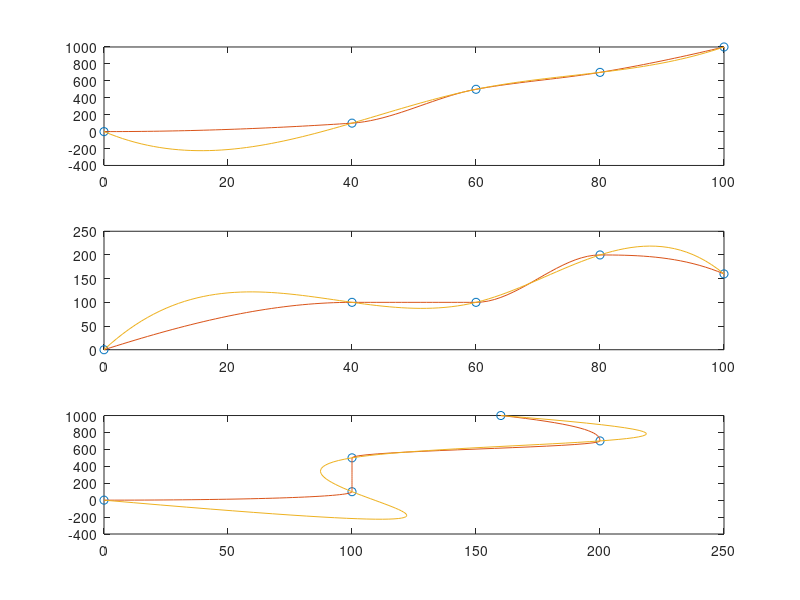

Here is the MATLAB script that generated this plot:
clear
clc
% ExSpline - Cubic Hermite and spline interpolation of waypoints
wpt.pos.x = [0 100 500 700 1000];
wpt.pos.y = [0 100 100 200 160];
wpt.time = [0 40 60 80 100];

t = 0:1:max(wpt.time);
x_p = pchip(wpt.time, wpt.pos.x,t);

y_p = pchip(wpt.time, wpt.pos.y,t);
x_s = spline(wpt.time, wpt.pos.x,t);
y_s = spline(wpt.time, wpt.pos.y,t);

subplot(311), plot(wpt.time,wpt.pos.x,'o',t,[x_p; x_s]);
subplot(312), plot(wpt.time,wpt.pos.y,'o',t,[y_p; y_s]);
subplot(313), plot(wpt.pos.y,wpt.pos.x,'o',y_p,x_p,y_s,x_s);